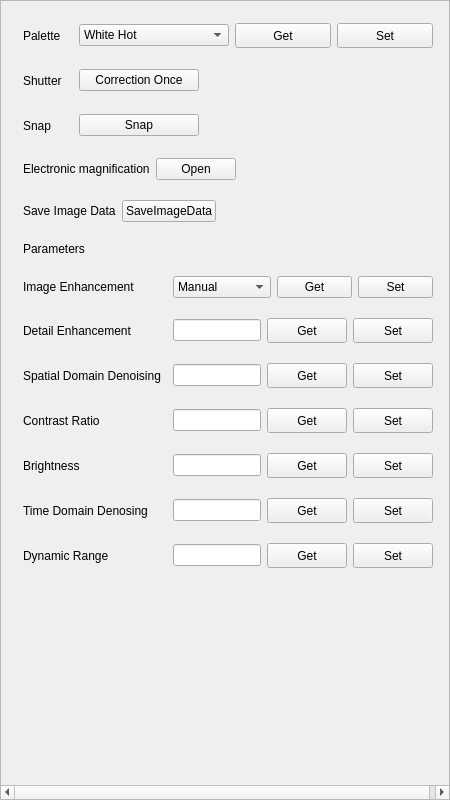
<?xml version="1.0" encoding="UTF-8"?>
<ui version="4.0">
 <class>ImagePageClass</class>
 <widget class="QWidget" name="ImagePageClass">
  <property name="geometry">
   <rect>
    <x>0</x>
    <y>0</y>
    <width>450</width>
    <height>800</height>
   </rect>
  </property>
  <property name="windowTitle">
   <string>ImagePage</string>
  </property>
  <layout class="QHBoxLayout" name="horizontalLayout_13">
   <property name="leftMargin">
    <number>0</number>
   </property>
   <property name="topMargin">
    <number>0</number>
   </property>
   <property name="rightMargin">
    <number>0</number>
   </property>
   <property name="bottomMargin">
    <number>0</number>
   </property>
   <item>
    <widget class="QScrollArea" name="scrollArea">
     <property name="widgetResizable">
      <bool>true</bool>
     </property>
     <widget class="QWidget" name="scrollAreaWidgetContents">
      <property name="geometry">
       <rect>
        <x>0</x>
        <y>0</y>
        <width>454</width>
        <height>784</height>
       </rect>
      </property>
      <layout class="QVBoxLayout" name="verticalLayout_2">
       <item>
        <widget class="QWidget" name="widget" native="true">
         <layout class="QVBoxLayout" name="verticalLayout">
          <property name="spacing">
           <number>20</number>
          </property>
          <item>
           <layout class="QHBoxLayout" name="horizontalLayout">
            <item>
             <widget class="QLabel" name="label">
              <property name="maximumSize">
               <size>
                <width>50</width>
                <height>16777215</height>
               </size>
              </property>
              <property name="text">
               <string>Palette</string>
              </property>
             </widget>
            </item>
            <item>
             <widget class="QComboBox" name="palleteCombo">
              <property name="minimumSize">
               <size>
                <width>150</width>
                <height>0</height>
               </size>
              </property>
              <item>
               <property name="text">
                <string>White Hot</string>
               </property>
              </item>
              <item>
               <property name="text">
                <string>Black Hot</string>
               </property>
              </item>
              <item>
               <property name="text">
                <string>RainBow</string>
               </property>
              </item>
              <item>
               <property name="text">
                <string>Rainbow HC</string>
               </property>
              </item>
              <item>
               <property name="text">
                <string>Iron</string>
               </property>
              </item>
              <item>
               <property name="text">
                <string>Lava</string>
               </property>
              </item>
              <item>
               <property name="text">
                <string>Sky</string>
               </property>
              </item>
              <item>
               <property name="text">
                <string>Mid Gray</string>
               </property>
              </item>
              <item>
               <property name="text">
                <string>Rdgy</string>
               </property>
              </item>
              <item>
               <property name="text">
                <string>Puor</string>
               </property>
              </item>
              <item>
               <property name="text">
                <string>Special</string>
               </property>
              </item>
              <item>
               <property name="text">
                <string>Red</string>
               </property>
              </item>
              <item>
               <property name="text">
                <string>Ice Fire</string>
               </property>
              </item>
              <item>
               <property name="text">
                <string>Gree Red</string>
               </property>
              </item>
              <item>
               <property name="text">
                <string>Special2</string>
               </property>
              </item>
              <item>
               <property name="text">
                <string>Red Hot</string>
               </property>
              </item>
              <item>
               <property name="text">
                <string>Green Hot</string>
               </property>
              </item>
              <item>
               <property name="text">
                <string>Blue Hot</string>
               </property>
              </item>
              <item>
               <property name="text">
                <string>Green</string>
               </property>
              </item>
              <item>
               <property name="text">
                <string>Blue</string>
               </property>
              </item>
             </widget>
            </item>
            <item>
             <widget class="QPushButton" name="palleteGetBtn">
              <property name="minimumSize">
               <size>
                <width>0</width>
                <height>25</height>
               </size>
              </property>
              <property name="maximumSize">
               <size>
                <width>16777215</width>
                <height>25</height>
               </size>
              </property>
              <property name="text">
               <string>Get</string>
              </property>
             </widget>
            </item>
            <item>
             <widget class="QPushButton" name="palleteSetBtn">
              <property name="minimumSize">
               <size>
                <width>0</width>
                <height>25</height>
               </size>
              </property>
              <property name="maximumSize">
               <size>
                <width>16777215</width>
                <height>25</height>
               </size>
              </property>
              <property name="text">
               <string>Set</string>
              </property>
             </widget>
            </item>
           </layout>
          </item>
          <item>
           <layout class="QHBoxLayout" name="horizontalLayout_3">
            <item>
             <widget class="QLabel" name="label_3">
              <property name="minimumSize">
               <size>
                <width>50</width>
                <height>25</height>
               </size>
              </property>
              <property name="maximumSize">
               <size>
                <width>50</width>
                <height>16777215</height>
               </size>
              </property>
              <property name="text">
               <string>Shutter</string>
              </property>
             </widget>
            </item>
            <item>
             <widget class="QPushButton" name="shutterBtn">
              <property name="minimumSize">
               <size>
                <width>120</width>
                <height>0</height>
               </size>
              </property>
              <property name="text">
               <string>Correction Once</string>
              </property>
             </widget>
            </item>
            <item>
             <spacer name="horizontalSpacer">
              <property name="orientation">
               <enum>Qt::Horizontal</enum>
              </property>
              <property name="sizeHint" stdset="0">
               <size>
                <width>40</width>
                <height>20</height>
               </size>
              </property>
             </spacer>
            </item>
           </layout>
          </item>
          <item>
           <layout class="QHBoxLayout" name="horizontalLayout_12">
            <item>
             <widget class="QLabel" name="label_13">
              <property name="minimumSize">
               <size>
                <width>50</width>
                <height>25</height>
               </size>
              </property>
              <property name="maximumSize">
               <size>
                <width>50</width>
                <height>16777215</height>
               </size>
              </property>
              <property name="text">
               <string>Snap</string>
              </property>
             </widget>
            </item>
            <item>
             <widget class="QPushButton" name="snapBtn">
              <property name="minimumSize">
               <size>
                <width>120</width>
                <height>0</height>
               </size>
              </property>
              <property name="text">
               <string>Snap</string>
              </property>
             </widget>
            </item>
            <item>
             <spacer name="horizontalSpacer_4">
              <property name="orientation">
               <enum>Qt::Horizontal</enum>
              </property>
              <property name="sizeHint" stdset="0">
               <size>
                <width>40</width>
                <height>20</height>
               </size>
              </property>
             </spacer>
            </item>
           </layout>
          </item>
          <item>
           <layout class="QHBoxLayout" name="horizontalLayout_4">
            <item>
             <widget class="QLabel" name="label_4">
              <property name="minimumSize">
               <size>
                <width>50</width>
                <height>0</height>
               </size>
              </property>
              <property name="maximumSize">
               <size>
                <width>16777215</width>
                <height>16777215</height>
               </size>
              </property>
              <property name="text">
               <string>Electronic magnification</string>
              </property>
             </widget>
            </item>
            <item>
             <widget class="QPushButton" name="electronicMagnificationBtn">
              <property name="text">
               <string>Open</string>
              </property>
             </widget>
            </item>
            <item>
             <spacer name="horizontalSpacer_6">
              <property name="orientation">
               <enum>Qt::Horizontal</enum>
              </property>
              <property name="sizeHint" stdset="0">
               <size>
                <width>40</width>
                <height>20</height>
               </size>
              </property>
             </spacer>
            </item>
           </layout>
          </item>
          <item>
           <layout class="QHBoxLayout" name="horizontalLayout_2">
            <item>
             <widget class="QLabel" name="label_2">
              <property name="text">
               <string>Save Image Data</string>
              </property>
             </widget>
            </item>
            <item>
             <widget class="QPushButton" name="saveImageDataButton">
              <property name="text">
               <string>SaveImageData</string>
              </property>
             </widget>
            </item>
            <item>
             <spacer name="horizontalSpacer_2">
              <property name="orientation">
               <enum>Qt::Horizontal</enum>
              </property>
              <property name="sizeHint" stdset="0">
               <size>
                <width>40</width>
                <height>20</height>
               </size>
              </property>
             </spacer>
            </item>
           </layout>
          </item>
          <item>
           <widget class="QLabel" name="label_5">
            <property name="text">
             <string>Parameters</string>
            </property>
           </widget>
          </item>
          <item>
           <layout class="QHBoxLayout" name="horizontalLayout_5">
            <item>
             <widget class="QLabel" name="label_6">
              <property name="minimumSize">
               <size>
                <width>144</width>
                <height>0</height>
               </size>
              </property>
              <property name="maximumSize">
               <size>
                <width>144</width>
                <height>16777215</height>
               </size>
              </property>
              <property name="text">
               <string>Image Enhancement</string>
              </property>
             </widget>
            </item>
            <item>
             <widget class="QComboBox" name="imageEnhancementCombo">
              <property name="minimumSize">
               <size>
                <width>98</width>
                <height>0</height>
               </size>
              </property>
              <property name="maximumSize">
               <size>
                <width>98</width>
                <height>16777215</height>
               </size>
              </property>
              <item>
               <property name="text">
                <string>Manual</string>
               </property>
              </item>
              <item>
               <property name="text">
                <string>Class0</string>
               </property>
              </item>
              <item>
               <property name="text">
                <string>Class1</string>
               </property>
              </item>
              <item>
               <property name="text">
                <string>Class2</string>
               </property>
              </item>
              <item>
               <property name="text">
                <string>Class3</string>
               </property>
              </item>
              <item>
               <property name="text">
                <string>Class4</string>
               </property>
              </item>
              <item>
               <property name="text">
                <string>Class5</string>
               </property>
              </item>
              <item>
               <property name="text">
                <string>Class6</string>
               </property>
              </item>
              <item>
               <property name="text">
                <string>Class7</string>
               </property>
              </item>
              <item>
               <property name="text">
                <string>Class8</string>
               </property>
              </item>
              <item>
               <property name="text">
                <string>Class9</string>
               </property>
              </item>
             </widget>
            </item>
            <item>
             <widget class="QPushButton" name="imageEnhancementGetBtn">
              <property name="maximumSize">
               <size>
                <width>75</width>
                <height>16777215</height>
               </size>
              </property>
              <property name="text">
               <string>Get</string>
              </property>
             </widget>
            </item>
            <item>
             <widget class="QPushButton" name="imageEnhancementSetBtn">
              <property name="maximumSize">
               <size>
                <width>75</width>
                <height>16777215</height>
               </size>
              </property>
              <property name="text">
               <string>Set</string>
              </property>
             </widget>
            </item>
            <item>
             <spacer name="horizontalSpacer_7">
              <property name="orientation">
               <enum>Qt::Horizontal</enum>
              </property>
              <property name="sizeHint" stdset="0">
               <size>
                <width>40</width>
                <height>20</height>
               </size>
              </property>
             </spacer>
            </item>
           </layout>
          </item>
          <item>
           <layout class="QHBoxLayout" name="horizontalLayout_6">
            <item>
             <widget class="QLabel" name="label_7">
              <property name="minimumSize">
               <size>
                <width>144</width>
                <height>0</height>
               </size>
              </property>
              <property name="text">
               <string>Detail Enhancement</string>
              </property>
             </widget>
            </item>
            <item>
             <widget class="QLineEdit" name="detailEnhancementEdit"/>
            </item>
            <item>
             <widget class="QPushButton" name="detailEnhancementGetBtn">
              <property name="minimumSize">
               <size>
                <width>0</width>
                <height>25</height>
               </size>
              </property>
              <property name="maximumSize">
               <size>
                <width>16777215</width>
                <height>25</height>
               </size>
              </property>
              <property name="text">
               <string>Get</string>
              </property>
             </widget>
            </item>
            <item>
             <widget class="QPushButton" name="detailEnhancementSetBtn">
              <property name="minimumSize">
               <size>
                <width>0</width>
                <height>25</height>
               </size>
              </property>
              <property name="maximumSize">
               <size>
                <width>16777215</width>
                <height>25</height>
               </size>
              </property>
              <property name="text">
               <string>Set</string>
              </property>
             </widget>
            </item>
           </layout>
          </item>
          <item>
           <layout class="QHBoxLayout" name="horizontalLayout_7">
            <item>
             <widget class="QLabel" name="label_8">
              <property name="minimumSize">
               <size>
                <width>144</width>
                <height>0</height>
               </size>
              </property>
              <property name="text">
               <string>Spatial Domain Denoising</string>
              </property>
             </widget>
            </item>
            <item>
             <widget class="QLineEdit" name="spatialDenoisingEdit"/>
            </item>
            <item>
             <widget class="QPushButton" name="spatialDenoisingGetBtn">
              <property name="minimumSize">
               <size>
                <width>0</width>
                <height>25</height>
               </size>
              </property>
              <property name="maximumSize">
               <size>
                <width>16777215</width>
                <height>25</height>
               </size>
              </property>
              <property name="text">
               <string>Get</string>
              </property>
             </widget>
            </item>
            <item>
             <widget class="QPushButton" name="spatialDenoisingSetBtn">
              <property name="minimumSize">
               <size>
                <width>0</width>
                <height>25</height>
               </size>
              </property>
              <property name="maximumSize">
               <size>
                <width>16777215</width>
                <height>25</height>
               </size>
              </property>
              <property name="text">
               <string>Set</string>
              </property>
             </widget>
            </item>
           </layout>
          </item>
          <item>
           <layout class="QHBoxLayout" name="horizontalLayout_9">
            <item>
             <widget class="QLabel" name="label_10">
              <property name="minimumSize">
               <size>
                <width>144</width>
                <height>0</height>
               </size>
              </property>
              <property name="text">
               <string>Contrast Ratio</string>
              </property>
             </widget>
            </item>
            <item>
             <widget class="QLineEdit" name="contrastEdit"/>
            </item>
            <item>
             <widget class="QPushButton" name="contrastGetBtn">
              <property name="minimumSize">
               <size>
                <width>0</width>
                <height>25</height>
               </size>
              </property>
              <property name="maximumSize">
               <size>
                <width>16777215</width>
                <height>25</height>
               </size>
              </property>
              <property name="text">
               <string>Get</string>
              </property>
             </widget>
            </item>
            <item>
             <widget class="QPushButton" name="contrastSetBtn">
              <property name="minimumSize">
               <size>
                <width>0</width>
                <height>25</height>
               </size>
              </property>
              <property name="maximumSize">
               <size>
                <width>16777215</width>
                <height>25</height>
               </size>
              </property>
              <property name="text">
               <string>Set</string>
              </property>
             </widget>
            </item>
           </layout>
          </item>
          <item>
           <layout class="QHBoxLayout" name="horizontalLayout_8">
            <item>
             <widget class="QLabel" name="label_9">
              <property name="minimumSize">
               <size>
                <width>144</width>
                <height>0</height>
               </size>
              </property>
              <property name="text">
               <string>Brightness</string>
              </property>
             </widget>
            </item>
            <item>
             <widget class="QLineEdit" name="brightnessEdit"/>
            </item>
            <item>
             <widget class="QPushButton" name="brightnessGetBtn">
              <property name="minimumSize">
               <size>
                <width>0</width>
                <height>25</height>
               </size>
              </property>
              <property name="maximumSize">
               <size>
                <width>16777215</width>
                <height>25</height>
               </size>
              </property>
              <property name="text">
               <string>Get</string>
              </property>
             </widget>
            </item>
            <item>
             <widget class="QPushButton" name="brightnessSetBtn">
              <property name="minimumSize">
               <size>
                <width>0</width>
                <height>25</height>
               </size>
              </property>
              <property name="maximumSize">
               <size>
                <width>16777215</width>
                <height>25</height>
               </size>
              </property>
              <property name="text">
               <string>Set</string>
              </property>
             </widget>
            </item>
           </layout>
          </item>
          <item>
           <layout class="QHBoxLayout" name="horizontalLayout_10">
            <item>
             <widget class="QLabel" name="label_11">
              <property name="minimumSize">
               <size>
                <width>144</width>
                <height>0</height>
               </size>
              </property>
              <property name="text">
               <string>Time Domain Denosing</string>
              </property>
             </widget>
            </item>
            <item>
             <widget class="QLineEdit" name="timeDenosingEdit"/>
            </item>
            <item>
             <widget class="QPushButton" name="timeDenosingGetBtn">
              <property name="minimumSize">
               <size>
                <width>0</width>
                <height>25</height>
               </size>
              </property>
              <property name="maximumSize">
               <size>
                <width>16777215</width>
                <height>25</height>
               </size>
              </property>
              <property name="text">
               <string>Get</string>
              </property>
             </widget>
            </item>
            <item>
             <widget class="QPushButton" name="timeDenosingSetBtn">
              <property name="minimumSize">
               <size>
                <width>0</width>
                <height>25</height>
               </size>
              </property>
              <property name="maximumSize">
               <size>
                <width>16777215</width>
                <height>25</height>
               </size>
              </property>
              <property name="text">
               <string>Set</string>
              </property>
             </widget>
            </item>
           </layout>
          </item>
          <item>
           <layout class="QHBoxLayout" name="horizontalLayout_11">
            <item>
             <widget class="QLabel" name="label_12">
              <property name="minimumSize">
               <size>
                <width>144</width>
                <height>0</height>
               </size>
              </property>
              <property name="text">
               <string>Dynamic Range</string>
              </property>
             </widget>
            </item>
            <item>
             <widget class="QLineEdit" name="dynamicEdit"/>
            </item>
            <item>
             <widget class="QPushButton" name="dynamicGetBtn">
              <property name="minimumSize">
               <size>
                <width>0</width>
                <height>25</height>
               </size>
              </property>
              <property name="maximumSize">
               <size>
                <width>16777215</width>
                <height>25</height>
               </size>
              </property>
              <property name="text">
               <string>Get</string>
              </property>
             </widget>
            </item>
            <item>
             <widget class="QPushButton" name="dynamicSetBtn">
              <property name="minimumSize">
               <size>
                <width>0</width>
                <height>25</height>
               </size>
              </property>
              <property name="maximumSize">
               <size>
                <width>16777215</width>
                <height>25</height>
               </size>
              </property>
              <property name="text">
               <string>Set</string>
              </property>
             </widget>
            </item>
           </layout>
          </item>
          <item>
           <spacer name="verticalSpacer">
            <property name="orientation">
             <enum>Qt::Vertical</enum>
            </property>
            <property name="sizeHint" stdset="0">
             <size>
              <width>20</width>
              <height>40</height>
             </size>
            </property>
           </spacer>
          </item>
         </layout>
        </widget>
       </item>
      </layout>
     </widget>
    </widget>
   </item>
  </layout>
 </widget>
 <layoutdefault spacing="6" margin="11"/>
 <resources/>
 <connections/>
</ui>
